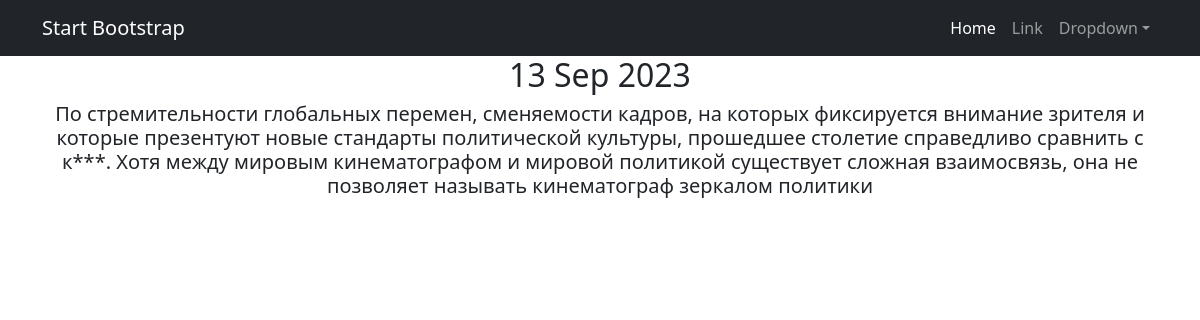
The page /news/2 on the database its author committed.
### news/models.py (models this page shows, shortened)
class Post(models.Model):
    author = models.ForeignKey(Author, on_delete=models.CASCADE, related_name='posts')
    post_type = models.CharField(max_length=24, choices=[('article', 'Статья'), ('news', 'Новость')])
    date = models.DateTimeField(auto_now_add=True)
    categories = models.ManyToManyField('Category', through='PostCategory')
    title = models.CharField(max_length=124)
    text = models.TextField(blank=False)
    rate = models.IntegerField(default=0)

### news/views.py (the view)
# urls.py: path('<int:pk>', PostDetail.as_view()),
class PostDetail(DetailView):
    model = Post
    template_name = '../templates/flatpages/post.html'
    context_object_name = 'post'

### news/templatetags/custom_filters.py (called while the page is built)
@register.filter()
def censored(value: str):
    CENSORED_WORDS = {
        'спорт': 'с****',
        'Спорт': 'C****',
        'мода': 'м***',
        'Мода': 'М***',
        'кино': 'к***',
        'Кино': 'К***',
        'политика': 'п*******',
        'Политика': 'П*******',
    }
    if isinstance(value, str):
        for word in CENSORED_WORDS.keys():
            value = value.replace(word, CENSORED_WORDS[word])
    else:
        raise ValueError
    return value

### templates/flatpages/post.html (shortened to what this page needs)
{% extends 'flatpages/default.html' %}
{% load custom_filters %}
{% block content %}
    <h2>{{post.date|date:'d M Y' }}</h2>
    <h5>{{post.text|censored}}</h5>
{% endblock content %}

### rows shown on the page
Post: date "13 Sep 2023", text|censored "По стремительности глобальных перемен, сменяемости кадров, на которых фиксируется внимание зрителя и которые презентуют новые стандарты политической культуры, прошедшее столетие справедливо сравнить с к***. Хотя между мировым кинематографом и мировой политикой существует сложная взаимосвязь, она не позволяет называть кинематограф зеркалом политики"
